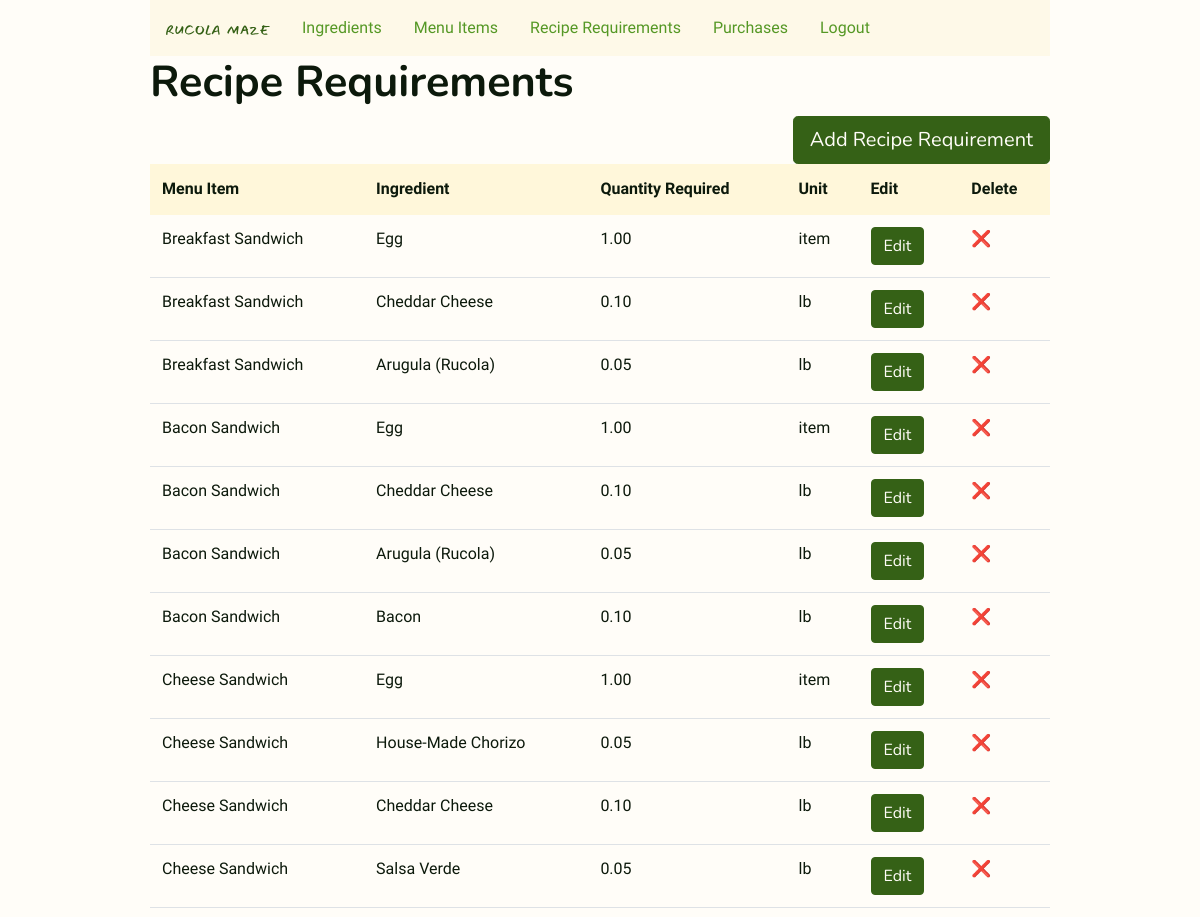
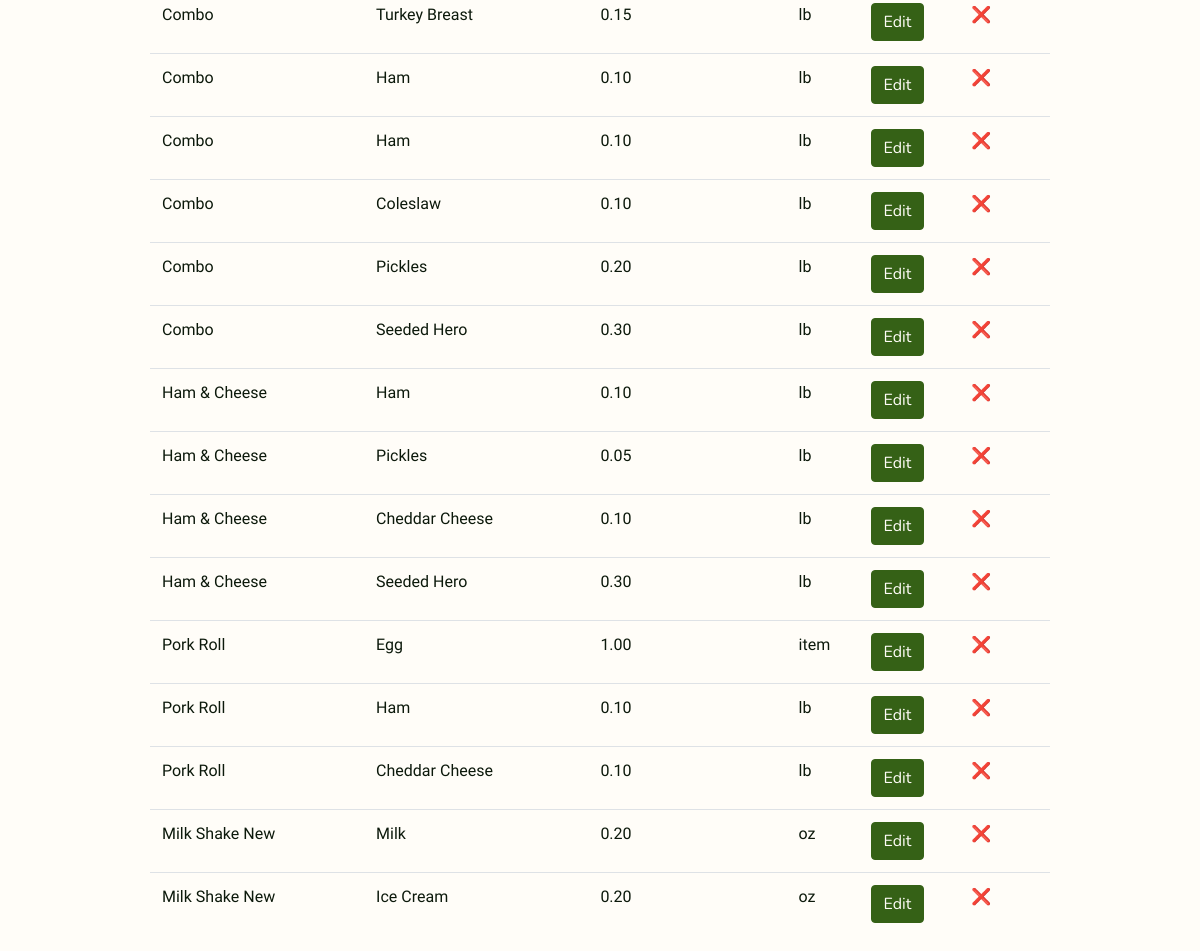
The page /recipe_requirements (signed in) on the database its author committed (2 pictures, top to bottom).
### inventory/models.py (models this page shows, shortened)
class RecipeRequirement(models.Model):
    menu_item = models.ForeignKey(MenuItem, on_delete=models.CASCADE)
    ingredient = models.ForeignKey(Ingredient, on_delete=models.CASCADE)
    quantity_required = models.DecimalField(max_digits=8, decimal_places=2)

class MenuItem(models.Model):
    title = models.CharField(max_length=128, unique=True)
    price = models.DecimalField(max_digits=5, decimal_places=2, default=0.00)
    def __str__(self):
        return self.title

class Ingredient(models.Model):
    lb = "lb"  # what is after '=' is shown on the site
    oz = "oz"
    fl_oz = "fl oz"
    item = "item"
    UNIT_CHOICES = [
        (lb, "lb"),  # what is after comma shows in admin
        (oz, "oz"),
        (fl_oz, "fl oz"),
        (item, "item"),
    ]
    name = models.CharField(max_length=128, unique=True)
    quantity_available = models.DecimalField(
        max_digits=8, decimal_places=2, default=0.00
    )
    unit = models.CharField(max_length=6, choices=UNIT_CHOICES, default="oz")
    unit_price = models.DecimalField(max_digits=6, decimal_places=2, default=0.00)
    def __str__(self):
        return self.name

### inventory/views.py (the view)
class RecipeRequirements(LoginRequiredMixin, ListView):
    model = RecipeRequirement
    template_name = "inventory/recipe_requirements.html"

### inventory/templates/inventory/recipe_requirements.html (shortened to what this page needs)
{% extends 'inventory/layout.html' %}
{% block body %}
<div class="h1">
    <h1>Recipe Requirements</h1>
</div>
<div><a class="btn btn-primary btn-lg right" href="{% url 'recipe_requirement_new' %}" role="button">Add Recipe
        Requirement</a>
</div>
<table class="table">
    <thead class="thead-light">
        <tr>
            <th>Menu Item</th>
            <th>Ingredient</th>
            <th>Quantity Required</th>
            <th>Unit</th>
            <th>Edit</th>
            <th>Delete</th>
        </tr>
    </thead>
    {% for recipe_requirement in object_list %}
    <tr>
        <td>{{ recipe_requirement.menu_item }}</td>
        <td>{{ recipe_requirement.ingredient }}</td>
        <td>{{ recipe_requirement.quantity_required }}</td>
        <td>{{ recipe_requirement.ingredient.unit }}</td>
        <td><a href="{% url 'recipe_requirement_edit' recipe_requirement.id %}"><button
                    class="btn btn-primary">Edit</button></a>
        </td>
        <td><a href="{% url 'recipe_requirement_delete' recipe_requirement.id %}">❌</td>
    </tr>
    {% endfor %}
</table>
{% endblock %}

### inventory/static/inventory/style.css (style rules this page uses)
body { font-family: PT Sans; color: #0C190B; background-color: #FFFDF8; width: 75%; margin: 0 auto; }
a { color: #559825; }
.h1 h1 { font-family: Nunito; font-weight: bold; font-size: 2.7rem; margin-top: 24; }
.btn-primary { background-color: #356116; color: #FFFDF8; font-family: Nunito; border-color: #356116 }
.right { float: right; }
.table .thead-light th { color: #0C190B; background-color: #FFF7DA; border-color: #FFF7DA; }

### rows shown on the page
RecipeRequirement: menu_item "Breakfast Sandwich", ingredient "Egg", quantity_required "1.00", ingredient.unit "item"
RecipeRequirement: menu_item "Breakfast Sandwich", ingredient "Cheddar Cheese", quantity_required "0.10", ingredient.unit "lb"
RecipeRequirement: menu_item "Breakfast Sandwich", ingredient "Arugula (Rucola)", quantity_required "0.05", ingredient.unit "lb"
RecipeRequirement: menu_item "Bacon Sandwich", ingredient "Egg", quantity_required "1.00", ingredient.unit "item"
RecipeRequirement: menu_item "Bacon Sandwich", ingredient "Cheddar Cheese", quantity_required "0.10", ingredient.unit "lb"
RecipeRequirement: menu_item "Bacon Sandwich", ingredient "Arugula (Rucola)", quantity_required "0.05", ingredient.unit "lb"
RecipeRequirement: menu_item "Bacon Sandwich", ingredient "Bacon", quantity_required "0.10", ingredient.unit "lb"
RecipeRequirement: menu_item "Cheese Sandwich", ingredient "Egg", quantity_required "1.00", ingredient.unit "item"
RecipeRequirement: menu_item "Cheese Sandwich", ingredient "House-Made Chorizo", quantity_required "0.05", ingredient.unit "lb"
RecipeRequirement: menu_item "Cheese Sandwich", ingredient "Cheddar Cheese", quantity_required "0.10", ingredient.unit "lb"
RecipeRequirement: menu_item "Cheese Sandwich", ingredient "Salsa Verde", quantity_required "0.05", ingredient.unit "lb"
RecipeRequirement: menu_item "Combo", ingredient "Turkey Breast", quantity_required "0.15", ingredient.unit "lb"
RecipeRequirement: menu_item "Combo", ingredient "Ham", quantity_required "0.10", ingredient.unit "lb"
RecipeRequirement: menu_item "Combo", ingredient "Ham", quantity_required "0.10", ingredient.unit "lb"
RecipeRequirement: menu_item "Combo", ingredient "Coleslaw", quantity_required "0.10", ingredient.unit "lb"
RecipeRequirement: menu_item "Combo", ingredient "Pickles", quantity_required "0.20", ingredient.unit "lb"
RecipeRequirement: menu_item "Combo", ingredient "Seeded Hero", quantity_required "0.30", ingredient.unit "lb"
RecipeRequirement: menu_item "Ham & Cheese", ingredient "Ham", quantity_required "0.10", ingredient.unit "lb"
RecipeRequirement: menu_item "Ham & Cheese", ingredient "Pickles", quantity_required "0.05", ingredient.unit "lb"
RecipeRequirement: menu_item "Ham & Cheese", ingredient "Cheddar Cheese", quantity_required "0.10", ingredient.unit "lb"
RecipeRequirement: menu_item "Ham & Cheese", ingredient "Seeded Hero", quantity_required "0.30", ingredient.unit "lb"
RecipeRequirement: menu_item "Pork Roll", ingredient "Egg", quantity_required "1.00", ingredient.unit "item"
RecipeRequirement: menu_item "Pork Roll", ingredient "Ham", quantity_required "0.10", ingredient.unit "lb"
RecipeRequirement: menu_item "Pork Roll", ingredient "Cheddar Cheese", quantity_required "0.10", ingredient.unit "lb"
RecipeRequirement: menu_item "Milk Shake New", ingredient "Milk", quantity_required "0.20", ingredient.unit "oz"
RecipeRequirement: menu_item "Milk Shake New", ingredient "Ice Cream", quantity_required "0.20", ingredient.unit "oz"
